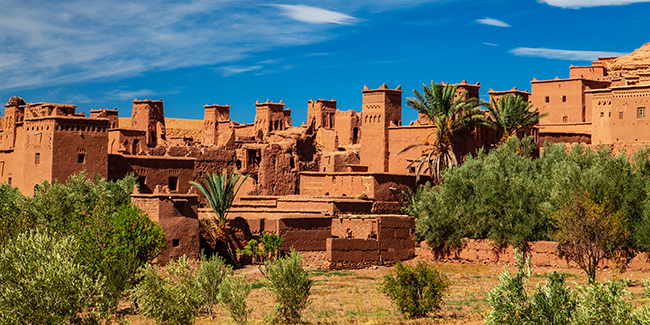
#> input picture TP2_Support/codesTP2/ressources/image1.jpg, 650 x 325 px
$ python HSV_RGB.py
#> lines starting #> are read from the running program, lines starting #| are printed output that depends on the picture
import cv2

img = cv2.imread('ressources/image1.jpg')
#> img is the input picture: shape (325, 650, 3); mean B, G, R 89.5, 106.8, 106.3

b, g, r = cv2.split(img)
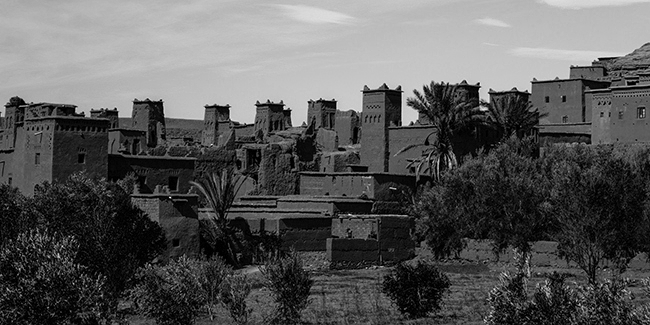
#> b: shape (325, 650); min 0, max 255, mean 89.5
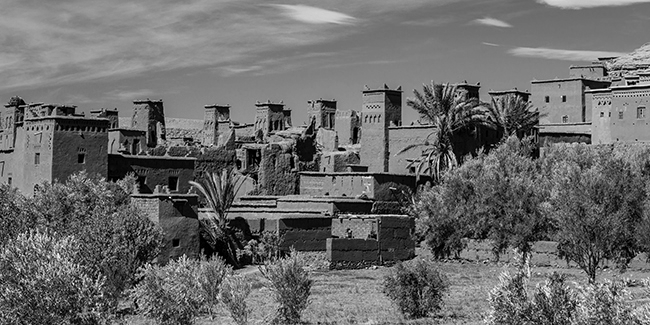
#> g: shape (325, 650); min 0, max 255, mean 106.8
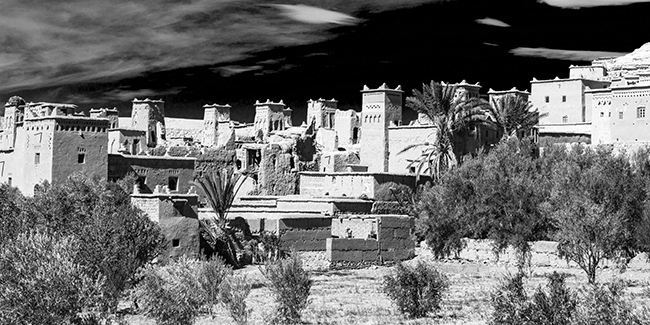
#> r: shape (325, 650); min 0, max 255, mean 106.3

cv2.imshow("Rouge", r)
cv2.waitKey(0)
cv2.imshow("Vert", g)
cv2.waitKey(0)
cv2.imshow("Bleu", b)
cv2.waitKey(0)

cv2.imshow("Image couleur", img)
cv2.waitKey(0)

gray = cv2.cvtColor(img, cv2.COLOR_BGR2GRAY)
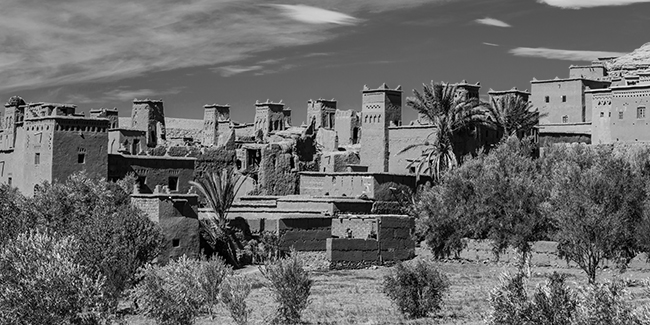
#> gray: shape (325, 650); min 0, max 254, mean 104.7

cv2.imshow("Image niveaux de gris", gray)
cv2.waitKey(0)

hsv = cv2.cvtColor(img, cv2.COLOR_BGR2HSV)
#> hsv: shape (325, 650, 3); mean H, S, V 44.6, 180.3, 149.9

h, s , v = cv2.split(hsv)
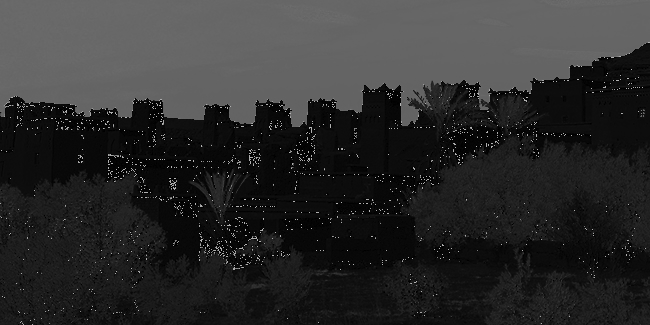
#> h: shape (325, 650); min 0, max 179, mean 44.6
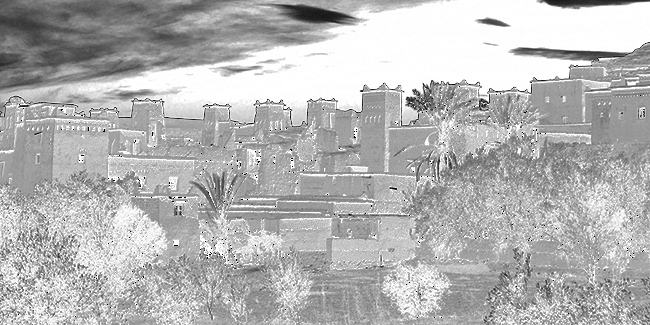
#> s: shape (325, 650); min 0, max 255, mean 180.3
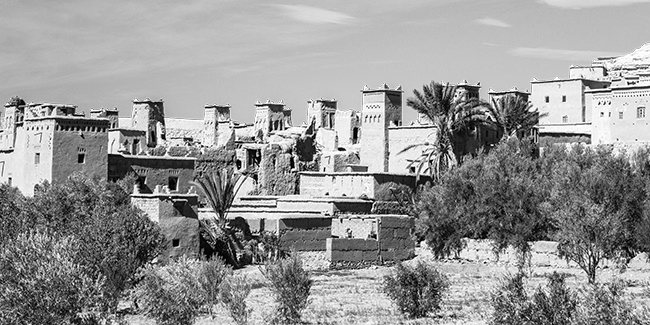
#> v: shape (325, 650); min 0, max 255, mean 149.9

cv2.imshow("Hue", h)
cv2.waitKey(0)
cv2.imshow("Saturation", s)
cv2.waitKey(0)
cv2.imshow("Value", v)
cv2.waitKey(0)
cv2.imshow("Image HSV", hsv)
cv2.waitKey(0)

cv2.destroyAllWindows()
